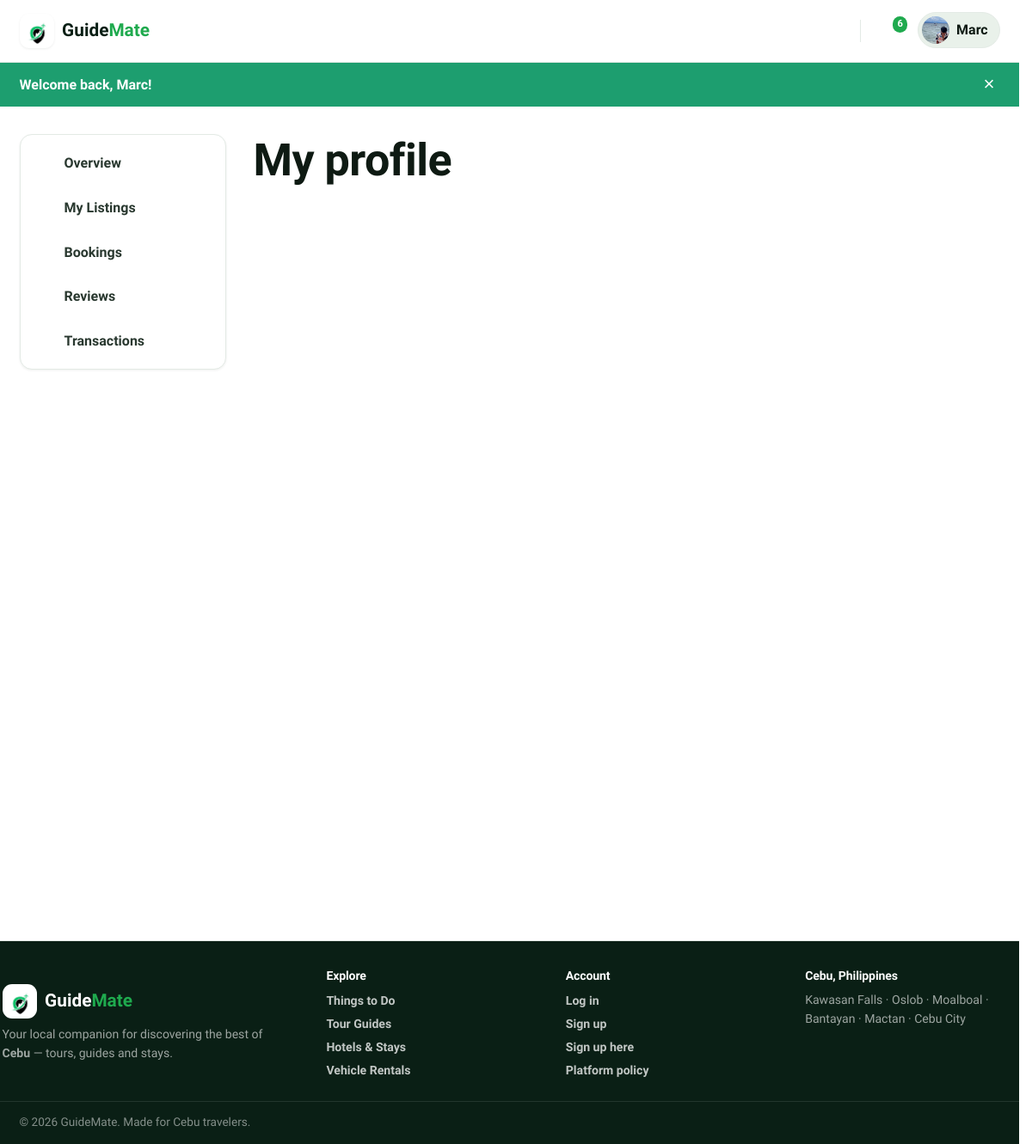
The page /public/profile (signed in) on the database its author committed.
### tables this page shows
CREATE TABLE `users` (
  `id` int(10) UNSIGNED NOT NULL,
  `name` varchar(120) NOT NULL,
  `email` varchar(190) NOT NULL,
  `password` varchar(255) NOT NULL,
  `role` enum('admin','guide','tourist','rental_provider','hotel_admin') NOT NULL DEFAULT 'tourist',
  `phone` varchar(40) DEFAULT NULL,
  `avatar` varchar(255) DEFAULT NULL,
  `bio` text DEFAULT NULL,
  `location` varchar(120) DEFAULT NULL,
  `is_active` tinyint(1) NOT NULL DEFAULT 1,
  `suspension_reason` varchar(500) DEFAULT NULL,
  `suspended_at` timestamp NULL DEFAULT NULL,
  `guide_status` enum('none','pending','approved','rejected') NOT NULL DEFAULT 'none',
  `revenue` decimal(12,2) NOT NULL DEFAULT 0.00,
  `total_requests` int(10) UNSIGNED NOT NULL DEFAULT 0,
  `guide_review_note` varchar(500) DEFAULT NULL,
  `guide_reviewed_at` timestamp NULL DEFAULT NULL,
  `guide_warned` tinyint(1) NOT NULL DEFAULT 0,
  `guide_warning_note` varchar(500) DEFAULT NULL,
  `admin_totp_secret` varchar(64) DEFAULT NULL,
  `admin_totp_enabled` tinyint(1) NOT NULL DEFAULT 0,
  `created_at` timestamp NOT NULL DEFAULT current_timestamp(),
  `updated_at` timestamp NOT NULL DEFAULT current_timestamp() ON UPDATE current_timestamp(),
  `last_seen_at` timestamp NULL DEFAULT NULL,
  `last_login_at` timestamp NULL DEFAULT NULL,
  `oauth_provider` varchar(20) DEFAULT NULL,
  `oauth_id` varchar(191) DEFAULT NULL,
  `login_count` int(10) UNSIGNED NOT NULL DEFAULT 0
);

### app/Views/profile/show.php (the view, shortened to what the rows shown need)
<?php
$documents = $documents ?? [];
$isGuide = \App\Models\User::isProviderRole((string) ($user['role'] ?? ''));
$guideStatus = (string) ($user['guide_status'] ?? 'none');
$isVerified = $guideStatus === 'approved';
$bioText = trim((string) ($user['bio'] ?? ''));
$hasBio = $bioText !== '';
if ($hasBio) {
    $paragraphs = preg_split('/\r\n|\r|\n/', $bioText) ?: [$bioText];
    $bioLineCount = 0;
    foreach ($paragraphs as $p) {
        $pLen = mb_strlen(rtrim($p));
        $bioLineCount += max(1, (int) ceil($pLen / 65));
    }
} else {
    $bioLineCount = 1;
}
?>
<div class="container">
    <div class="dash-layout">
        <?= \App\Core\View::partial('partials/dash-nav') ?>
        <div>
            <div style="margin-bottom:1.5rem;">
                <h1 class="mb-0">My profile</h1>
            </div>
            <?php if ($isGuide): ?>
                        <?php if ($documents === []): ?>
                            <p class="hint mb-0">No documents on file yet.</p>
                        <?php else: ?>
                                <?php foreach ($documents as $d): ?>
                                        <?php
                                        $hasFile = !empty($d['file_path']);
                                        ?>
                                <?php endforeach; ?>
                        <?php endif; ?>
            <?php endif; ?>
        </div>
    </div>
</div>

### app/Core/Router.php (shortened to what the rows shown need)
<?php
final class Router
{
    private array $routes = [];
    private function add(string $method, string $pattern, array $handler, array $guards): void
    {
        $this->routes[] = [
            'method' => $method,
            'pattern' => $pattern,
            'handler' => $handler,
            'guards' => $guards,
        ];
    }
    public function dispatch(string $method, string $uri): void
    {
        $path = $this->normalize($uri);
        $method = strtoupper($method);
        foreach ($this->routes as $route) {
            if ($route['method'] !== $method) {
                continue;
            }
            $regex = $this->compile($route['pattern']);
            if (preg_match($regex, $path, $matches) === 1) {
                $params = array_filter($matches, 'is_string', ARRAY_FILTER_USE_KEY);
                $this->runGuards($route['guards']);
                $this->invoke($route['handler'], $params);
                return;
            }
        }
    }
    private function compile(string $pattern): string
    {
        $regex = preg_replace('#\{([a-zA-Z_][a-zA-Z0-9_]*)\}#', '(?P<$1>[^/]+)', $pattern);
        return '#^' . $regex . '$#';
    }
    private function normalize(string $uri): string
    {
        $path = parse_url($uri, PHP_URL_PATH) ?: '/';
        $base = App::basePath();
        if ($base !== '' && str_starts_with($path, $base)) {
            $path = substr($path, strlen($base));
        }
        $path = str_replace('/index.php', '', $path);
        $path = '/' . trim($path, '/');
        return $path === '/' ? '/' : rtrim($path, '/');
    }
    private function runGuards(array $guards): void
    {
        foreach ($guards as $guard) {
            switch ($guard) {
                case 'auth':
                    if (Auth::user() === null) {
                        Auth::logout();
                        $accept = (string) ($_SERVER['HTTP_ACCEPT'] ?? '');
                        $requestedWith = (string) ($_SERVER['HTTP_X_REQUESTED_WITH'] ?? '');
                        if (str_contains($accept, 'application/json') || strtolower($requestedWith) === 'xmlhttprequest') {
                            http_response_code(401);
                            header('Content-Type: application/json');
                            echo json_encode(['authenticated' => false, 'error' => 'Your session has expired. Please sign in again.']);
                            exit;
                        }
                        flash('error', 'Your session has expired. Please sign in again.');
                        redirect('/login');
                    }
                    break;
            }
        }
    }
    private function invoke(array $handler, array $params): void
    {
        [$class, $action] = $handler;
        $controller = new $class();
        $controller->{$action}(...array_values($params));
    }
}

### app/Views/layouts/main.php (shortened to what the rows shown need)
<?php
$user = auth_user();
$isGuide = ($user['role'] ?? null) === 'guide';
$current = parse_url($_SERVER['REQUEST_URI'] ?? '/', PHP_URL_PATH) ?: '/';
$base = \App\Core\App::basePath();
if ($base !== '' && str_starts_with($current, $base)) {
    $current = substr($current, strlen($base)) ?: '/';
}
$current = '/' . trim($current, '/');
$publicBrowse = $current === '/'
    || in_array($current, ['/listings', '/things-to-do', '/tour-guides', '/hotels', '/rentals'], true)
    || str_starts_with($current, '/listing/')
    || str_starts_with($current, '/rentals/');
$isMessages = str_starts_with($current, '/messages');
$isDashboard = str_starts_with($current, '/dashboard') || str_starts_with($current, '/profile');
$hideFooter = $isMessages;
$guideWarned = $user && ($user['role'] ?? null) === 'guide' && \App\Models\User::isGuideWarned((int) $user['id']);
$headerUser = ($isGuide && $publicBrowse) ? null : $user;
$unread = 0;
if ($headerUser) {
    $unread = \App\Models\Message::unreadCount((int) $headerUser['id']);
}
$currentLocale = $_SESSION['_locale'] ?? 'en';
?>
<!DOCTYPE html>
<html lang="<?= e($currentLocale === 'tl' ? 'tl' : 'en') ?>">
<head>
    <link rel="stylesheet" href="<?= e(asset('css/style.css')) ?>">
</head>
<body class="<?= e(trim(($isMessages ? 'page-messages ' : '') . ($isDashboard ? 'page-dashboard ' : '') . ($hideFooter ? 'page-no-footer ' : '') . ($guideWarned ? 'guide-warned' : ''))) ?>">
<header class="site-header" id="siteHeader">
    <div class="container header-inner">
<?php if ($isGuide): ?>
            <span class="brand brand-static">
                <span class="brand-mark">◐</span>
                <span class="brand-text">Guide<strong>Mate</strong></span>
            </span>
        <?php endif; ?>
        <nav class="main-nav" id="mainNav">
            <?php if ($headerUser): ?>
                <a href="<?= e(url('/messages')) ?>" class="nav-icon" title="Messages" aria-label="Messages">
                    <?= admin_icon('messages', 22) ?><?php if ($unread > 0): ?><span class="badge"><?= (int) $unread ?></span><?php endif; ?>
                </a>
                <div class="nav-menu">
                    <button class="nav-avatar" id="userMenuBtn">
                        <img src="<?= e(img_src($headerUser['avatar'] ?? null, 'avatar' . $headerUser['id'])) ?>" alt="">
                        <span><?= e(explode(' ', (string) $headerUser['name'])[0]) ?></span>
                    </button>
                </div>
            <?php else: ?>
                <a href="<?= e(url('/login')) ?>" class="btn btn-ghost btn-sm">Log in</a>
                <a href="<?= e(url('/register')) ?>" class="btn btn-primary btn-sm">Sign up</a>
            <?php endif; ?>
        </nav>
    </div>
</header>
<?php foreach (['success' => 'flash-success', 'error' => 'flash-error', 'info' => 'flash-info'] as $key => $cls): ?>
    <?php if ($msg = flash($key)): ?>
        <div class="flash <?= $cls ?>" role="alert">
            <div class="container"><?= e($msg) ?><button class="flash-close" aria-label="Dismiss">&times;</button></div>
        </div>
    <?php endif; ?>
<?php endforeach; ?>
<main>
    <?= $content ?>
</main>
<?php if (!$hideFooter): ?>
<footer class="site-footer<?= $isDashboard ? ' site-footer--dash' : '' ?>">
    <div class="container footer-grid">
        <div>
            <?php if ($isGuide): ?>
                <span class="brand brand-static">
                    <span class="brand-mark">◐</span><span class="brand-text">Guide<strong>Mate</strong></span>
                </span>
            <?php else: ?>
                <a href="<?= e(url('/')) ?>" class="brand">
                    <span class="brand-mark">◐</span><span class="brand-text">Guide<strong>Mate</strong></span>
                </a>
            <?php endif; ?>
            <p class="footer-tag">Your local companion for discovering the best of <strong>Cebu</strong> — tours, guides and stays.</p>
        </div>
        <div>
            <h4>Explore</h4>
            <a href="<?= e(url('/things-to-do')) ?>">Things to Do</a>
            <a href="<?= e(url('/tour-guides')) ?>">Tour Guides</a>
            <a href="<?= e(url('/hotels')) ?>">Hotels &amp; Stays</a>
            <a href="<?= e(url('/rentals')) ?>">Vehicle Rentals</a>
        </div>
        <div>
            <h4>Account</h4>
            <a href="<?= e(url('/login')) ?>">Log in</a>
            <a href="<?= e(url('/register')) ?>">Sign up</a>
            <a href="<?= e(url('/register?role=guide')) ?>">Sign up here</a>
            <a href="<?= e(url('/policy')) ?>">Platform policy</a>
        </div>
        <div>
            <h4>Cebu, Philippines</h4>
            <p class="footer-tag footer-locations">Kawasan Falls · Oslob · Moalboal · Bantayan · Mactan · Cebu City</p>
        </div>
    </div>
    <div class="footer-bottom">
        <div class="container">© <?= date('Y') ?> GuideMate. Made for Cebu travelers.</div>
    </div>
</footer>
<?php endif; ?>
</body>
</html>

### rows shown on the page
users: role+avatar+id (picture), role+name "Marc"

### other values the page prints
$unread "6"
$msg "Welcome back, Marc!"
